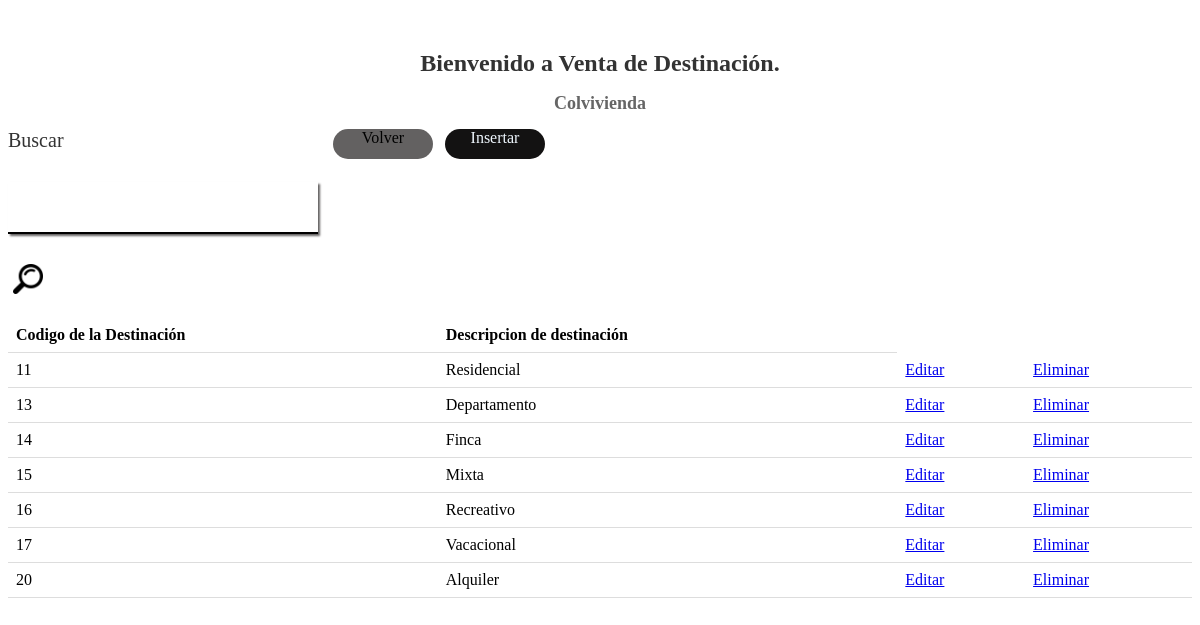
The page /read/pagina_de_destinacion.php on the database its author committed.
### tables this page shows
CREATE TABLE `destinacion` (
  `codigo_destinacion` varchar(2) NOT NULL,
  `descripcion` varchar(50) NOT NULL,
  PRIMARY KEY (`codigo_destinacion`)
);

### read/Pagina_de_destinacion.php (the view, shortened to what this page needs)
<!DOCTYPE html>
<html lang="en">
<head>
  <link rel="stylesheet" href="../css/reads.css">
</head>
<body>
  <div class="letrero">
    <h1>Bienvenido a Venta de Destinación.</h1>
    <h2>Colvivienda</h2>
  </div>
  <div class="container">
    <form name="buscar" id="buscar" action="" class="container__form">
      <label class="container__label" for="buscar">Buscar</label>
      <div class="container__input">
        <input class="container__input-text" type="text" name="buscar" id="buscar">
      </div>
      <a href="#" onclick="document.getElementById('buscar').submit();">
        <img class="container__img" src="../imgs/lupa.png" alt="lupa">
      </a>
    </form>
    <div class="container__boton">
      <div class="container__boton-volver">
        <a href="botones.php" class="container__boton-volver-text">Volver</a>
      </div>
      <div class="container__boton-insertar">
        <a href="../Insert/insertar_destinacion-forma.php" class="container__boton-insertar-text">Insertar</a>
      </div>
    </div>
  </div>
  <?php
  $mysql_host = 'localhost';
  $mysql_user = 'root';
  $password = '';
  $dbhandle = mysqli_connect($mysql_host, $mysql_user, $password) or die('Problemas de conexión con DB');
  if (empty($_GET['buscar'])) {
    $matriz = mysqli_query($dbhandle, "select * from destinacion;");
  } else {
    $matriz = mysqli_query($dbhandle, "select * from destinacion where descripcion like '%" . $_GET['buscar'] . "%';");
    $vregistros = mysqli_num_rows($matriz);
    if ($vregistros == 0) {
      echo "no se encontraron registros";
    }
  }
  echo "<table>";
  echo "
      <tr>
        <th>Codigo de la Destinación</th>
        <th>Descripcion de destinación</th>
     </tr>";
  while ($row = mysqli_fetch_array($matriz, MYSQLI_ASSOC)) {
    echo "<tr>";
    echo "<td>" . $row['codigo_destinacion'] . "</td>";
    echo "<td>" . $row['descripcion'] . "</td>";
    echo "<td><a href='../update/destinacion.php?codigo=" . $row['codigo_destinacion'] . "'>Editar</a></td>";
    echo "<td><a href='javascript:preguntar(\"" . $row['codigo_destinacion'] . "\")'>Eliminar</a></td>";
    echo "</tr>";
  }
  echo "</table>";
  ?>
</body>
</html>

### css/reads.css (style rules this page uses)
table { width: 100%; border-collapse: collapse; margin-top: 20px; }
th, td { padding: 8px; text-align: left; border-bottom: 1px solid #ddd; }
.letrero { display: block; text-align: center; margin-top: 50px; }
.letrero h1 { font-size: 24px; color: #333; }
.letrero h2 { font-size: 18px; color: #666; }
.container { display: flex; flex-direction: row; gap: 15px; }
.container__label { font-size: 20px; color: #333; margin-right: 15px; }
.container__input { margin: 1.875rem 0; width: 310px; border-bottom: 2px solid #000000; box-shadow: 2px 2px 2px #636161; }
.container__input-text { width: 310px; height: 3.125rem; background: transparent; border: none; outline: none; font-size: 1em; padding: 0 35px 0 5px; color: #000000; }
.container__img { width: 30px; height: 30px; margin-left: 5px; }
.container__boton { display: flex; flex-direction: row; gap: 12px; }
.container__boton-volver { text-align: center; height: 30px; width: 100px; background-color: #636161; border-radius: 15px; }
.container__boton-insertar { text-align: center; height: 30px; width: 100px; text-decoration: none; background-color: #131212; border-radius: 15px; }
.container__boton-volver-text { text-align: center; color: #000000; text-decoration: none; }
.container__boton-insertar-text { text-align: center; color: aliceblue; text-decoration: none; }

### rows shown on the page
destinacion: codigo_destinacion "11", descripcion "Residencial"
destinacion: codigo_destinacion "13", descripcion "Departamento"
destinacion: codigo_destinacion "14", descripcion "Finca"
destinacion: codigo_destinacion "15", descripcion "Mixta"
destinacion: codigo_destinacion "16", descripcion "Recreativo"
destinacion: codigo_destinacion "17", descripcion "Vacacional"
destinacion: codigo_destinacion "20", descripcion "Alquiler"
